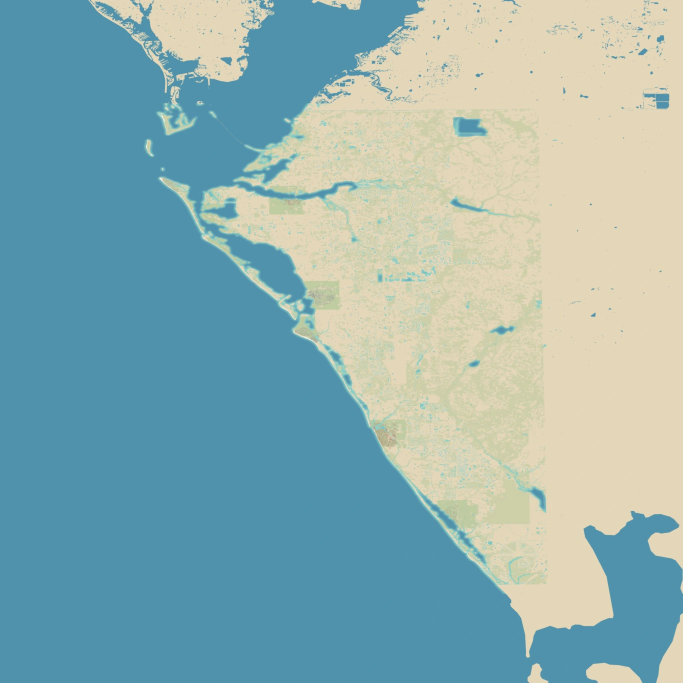
#> input picture atlas/regions/images/sarasota-bradenton.webp, 2048 x 2048 px, given in place of sarasota-bradenton.png, which was not available (shown at 1/3 size)
$ python prepare_combined_bay_image.py
#> lines starting #> are read from the running program, lines starting #| are printed output that depends on the picture; pictures that were not available may be replaced by others from this repository, and a replacement may not be noted
"""Reuse the approved Sarasota/full-bay image for the unified 37-town region.
Extend only the distant image margins for wide screens; town pixels retain their
geographic projection. No Town models, coastlines or building rules are changed.
Input: the calibrated Sarasota/full-bay PNG and JSON in outputs/region-images.
"""
from pathlib import Path
import json,copy
from PIL import Image
P=Path(__file__).resolve().parent;D=P/'outputs/region-images'
im=Image.open(D/'sarasota-bradenton.png').convert('RGB');im=im.resize((2048,2048),Image.Resampling.LANCZOS);out=Image.new('RGB',(4096,4096))
#> further down, im is the input picture: PIL image 2048x2048 RGB; mean R, G, B 142.8, 176, 176.7
#> after `out = Image.new('RGB', (4096, 4096))`: out: PIL image 4096x4096 RGB; every value is 0
# Clamp the background at distant margins, outside the towns' source frame.
out.paste(im.crop((0,0,2048,1)).resize((2048,1024)),(1024,0))
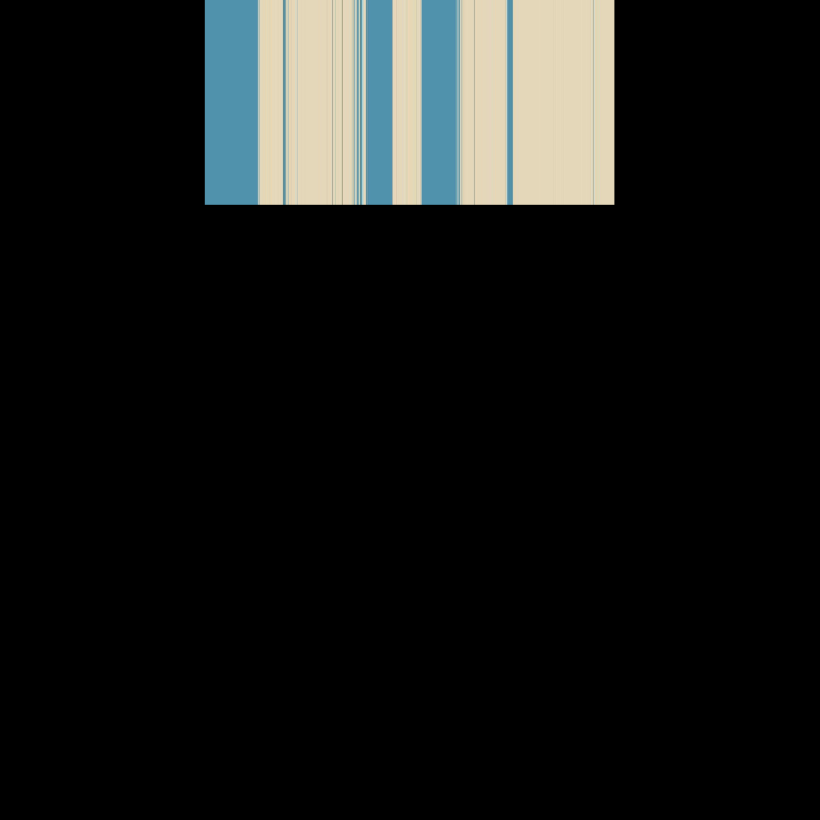
#> out: PIL image 4096x4096 RGB (shown at 1/5 size); mean R, G, B 22.4, 24, 22.5
out.paste(im.crop((0,2047,2048,2048)).resize((2048,1024)),(1024,3072));out.paste(im,(1024,1024))
#> after `out.paste(im.crop((0, 2047, 2048, 2048)).resize((2048, 1024)), (1024, `:
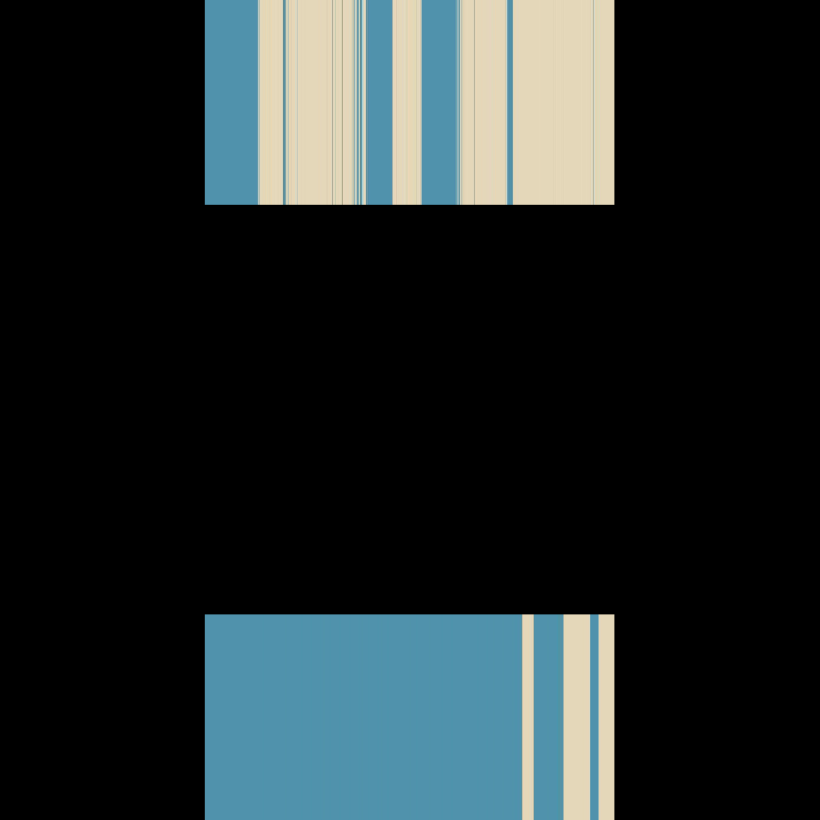
#> out: PIL image 4096x4096 RGB (shown at 1/5 size); mean R, G, B 34.9, 43.4, 44.2
#> after `out.paste(im, (1024, 1024))`:
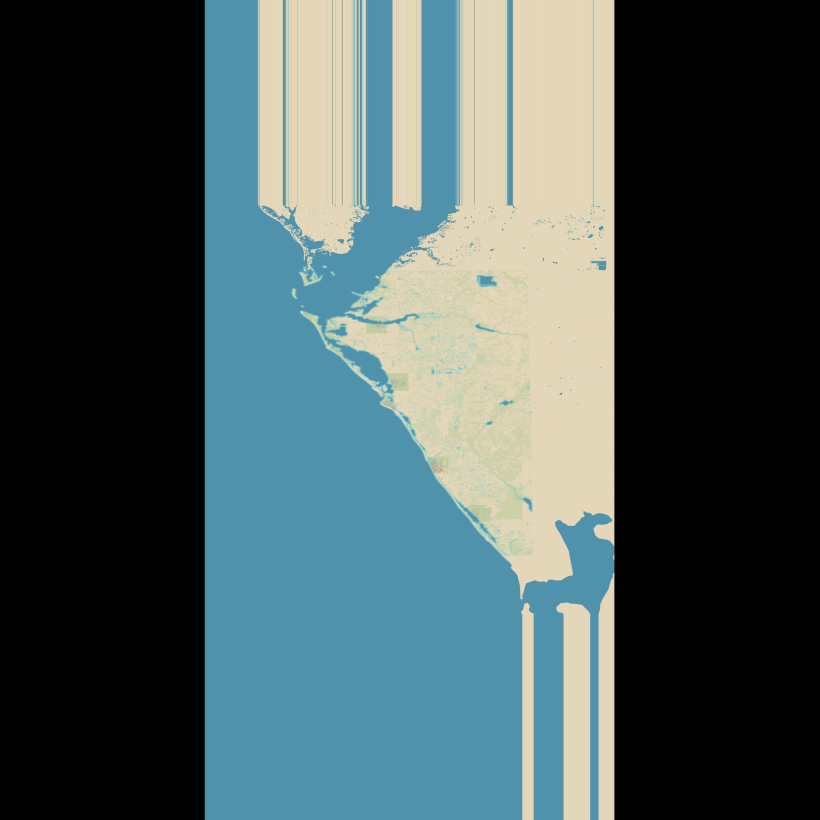
#> out: PIL image 4096x4096 RGB (shown at 1/5 size); mean R, G, B 70.6, 87.4, 88.4
sea=max(im.crop((0,0,1,2048)).getcolors(4096),key=lambda item:item[0])[1];land=max(im.crop((2047,0,2048,2048)).getcolors(4096),key=lambda item:item[0])[1];out.paste(sea,(0,0,1024,4096));out.paste(land,(3072,0,4096,4096));out.save(D/'tampa-bay.png')
#> after `sea = max(im.crop((0, 0, 1, 2048)).getcolors(4096), key=lambda item: i`: sea = (80, 146, 172)
#> after `land = max(im.crop((2047, 0, 2048, 2048)).getcolors(4096), key=lambda `: land = (228, 215, 185)
#> after `out.paste(sea, (0, 0, 1024, 4096))`:
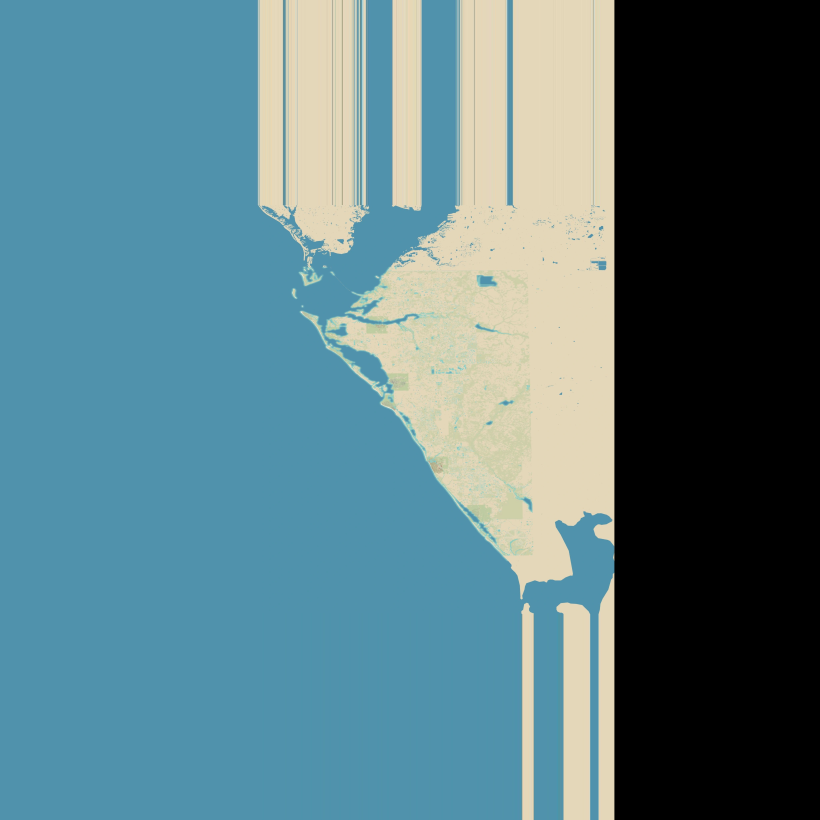
#> out: PIL image 4096x4096 RGB (shown at 1/5 size); mean R, G, B 90.6, 123.9, 131.4
#> after `out.paste(land, (3072, 0, 4096, 4096))`:
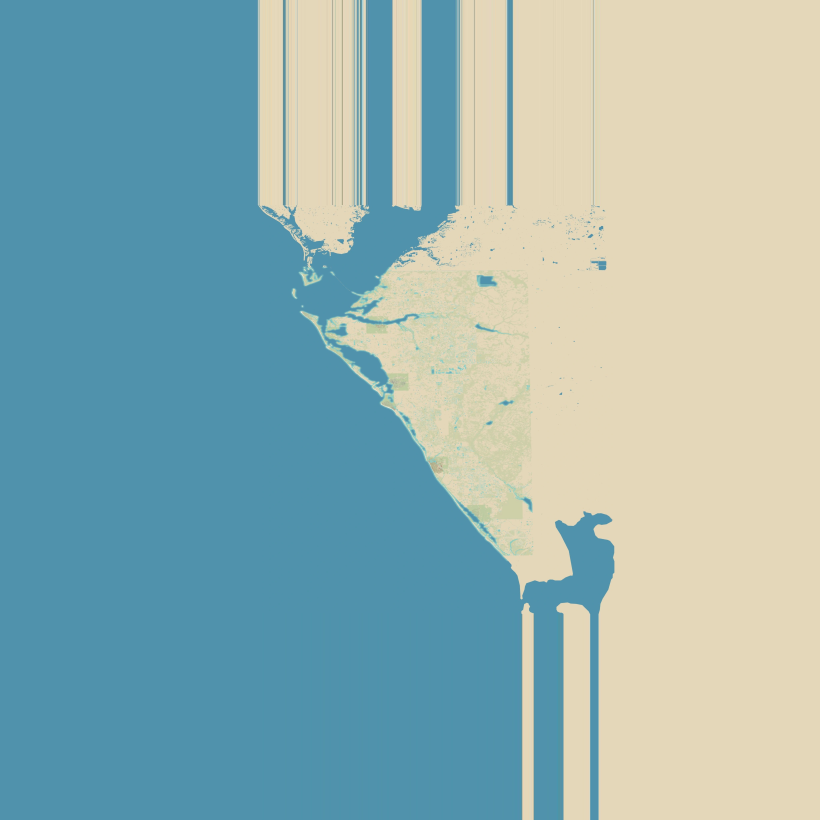
#> out: PIL image 4096x4096 RGB (shown at 1/5 size); mean R, G, B 147.6, 177.7, 177.7
#> (the run stopped early here; a loop or call above may not have finished)

$ run again, with atlas/regions/images/emerald-coast.webp copied over atlas/regions/images/sarasota-bradenton.webp
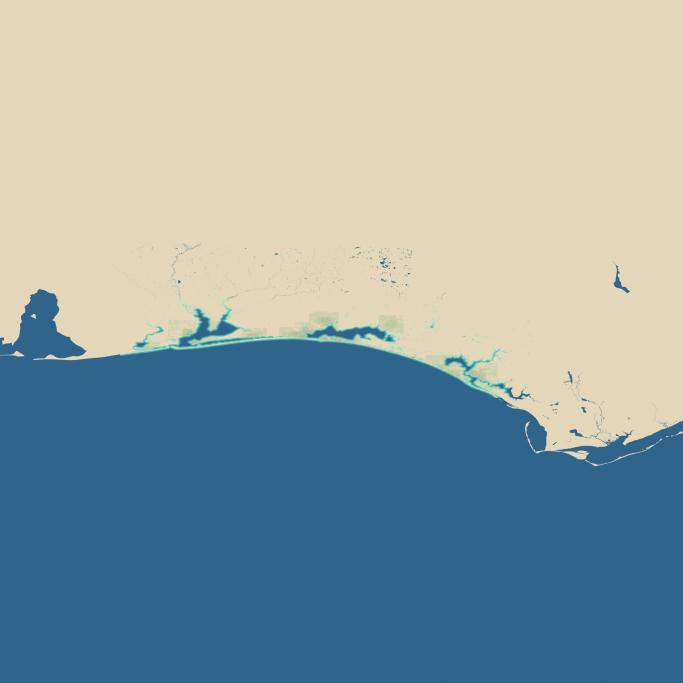
#> input picture atlas/regions/images/emerald-coast.webp, 2048 x 2048 px, given in place of sarasota-bradenton.png, which was not available (shown at 1/3 size)
#> im is the input picture: PIL image 2048x2048 RGB; mean R, G, B 144, 162.1, 163.7
#> `out.paste(im, (1024, 1024))`:
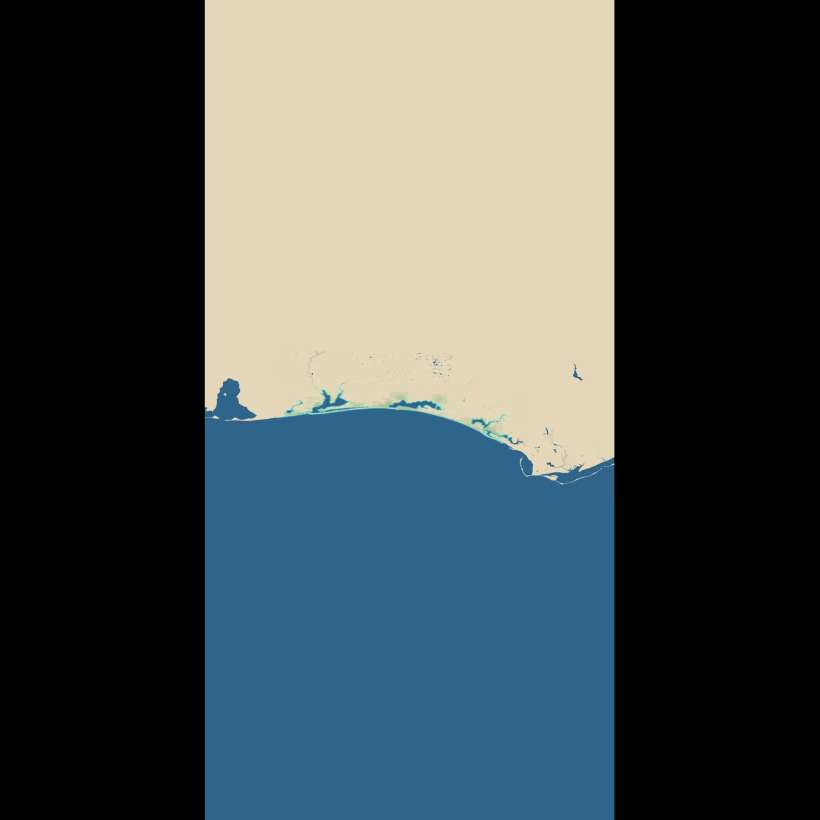
#> out: PIL image 4096x4096 RGB (shown at 1/5 size); mean R, G, B 70.4, 79.9, 81.4
#> sea = (228, 215, 185)
#> `out.paste(land, (3072, 0, 4096, 4096))`:
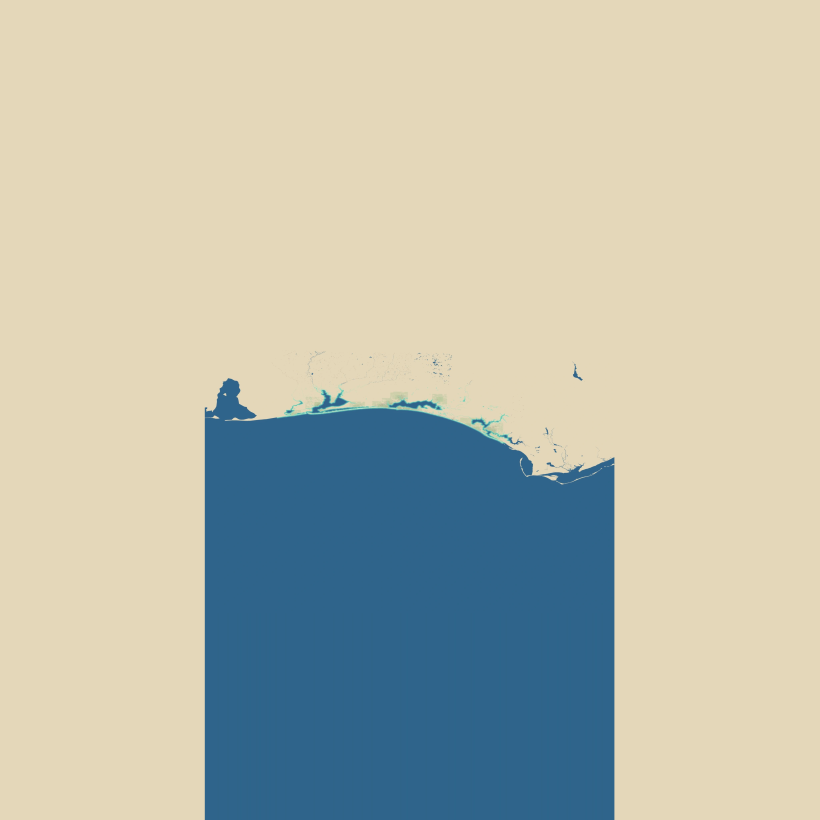
#> out: PIL image 4096x4096 RGB (shown at 1/5 size); mean R, G, B 184.4, 187.4, 173.9

$ run again, with atlas/regions/images/first-coast.webp copied over atlas/regions/images/sarasota-bradenton.webp
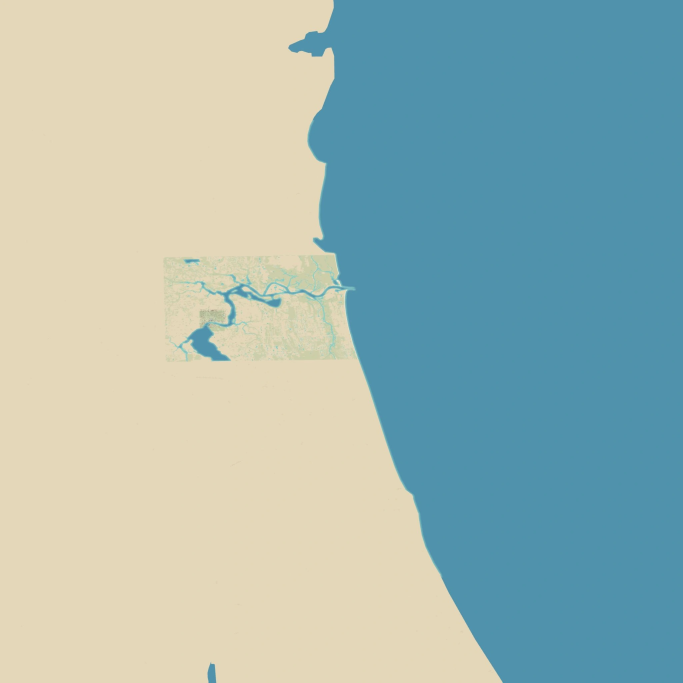
#> input picture atlas/regions/images/first-coast.webp, 2048 x 2048 px, given in place of sarasota-bradenton.png, which was not available (shown at 1/3 size)
#> im is the input picture: PIL image 2048x2048 RGB; mean R, G, B 159.6, 183.3, 178.8
#> `out.paste(im, (1024, 1024))`:
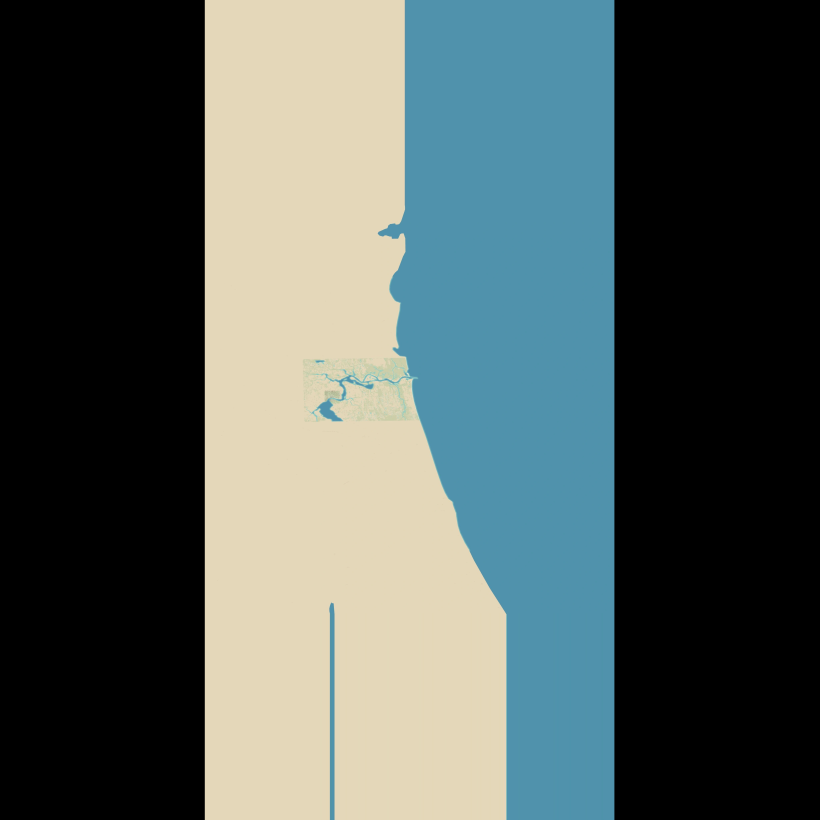
#> out: PIL image 4096x4096 RGB (shown at 1/5 size); mean R, G, B 82.3, 92.8, 89.7
#> sea = (228, 215, 185)
#> land = (80, 146, 172)
#> `out.paste(land, (3072, 0, 4096, 4096))`:
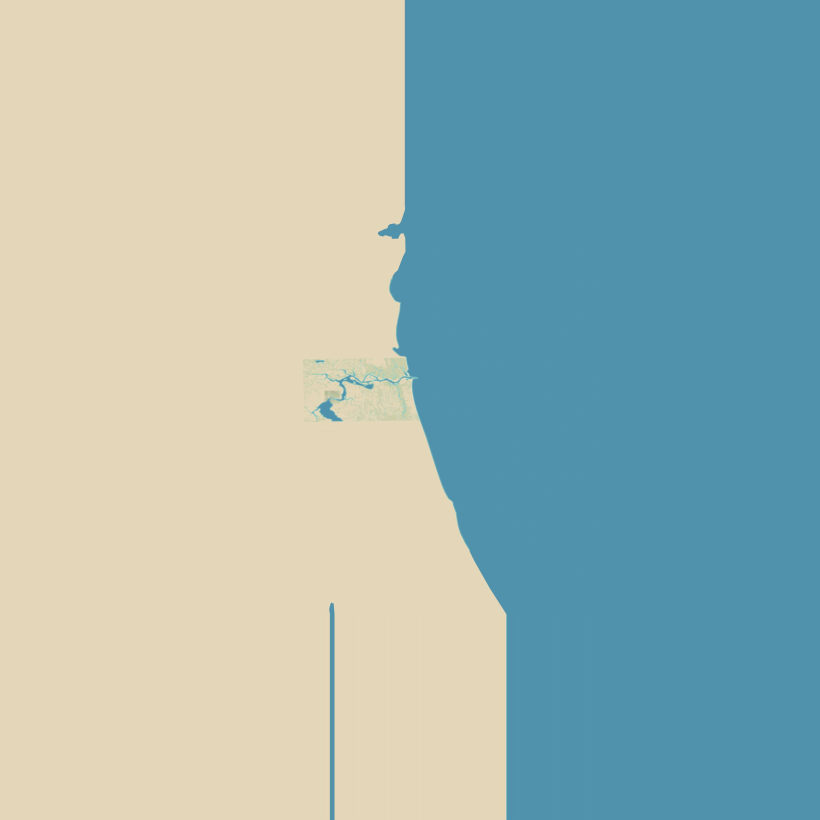
#> out: PIL image 4096x4096 RGB (shown at 1/5 size); mean R, G, B 159.3, 183.1, 178.9
